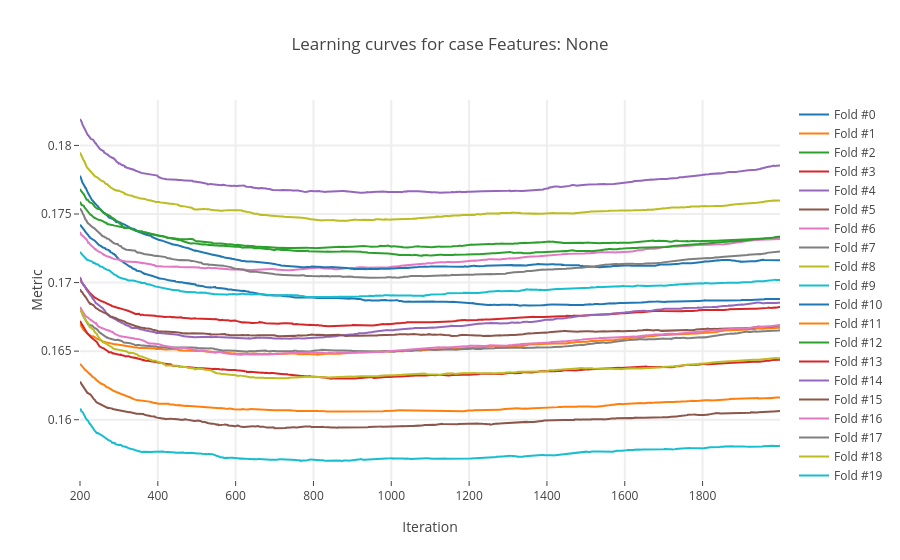

Notebook cell for this chart:
### Code cell
iplot(baseline_result.create_learning_curves_plot())

### Figure 1 — Plotly figure (JSON) as saved in the notebook; plotly's stock layout.template omitted (floating-point values rounded to 4 significant figures; data arrays with more than 128 entries replaced by an {"elided": "..."} marker saying what was removed)
{"data": [{"mode": "lines", "name": "Fold #0", "type": "scatter", "uid": "91d13e5e-b6e1-4960-af52-32c5a2241133", "x": {"elided": "1800 int values"}, "y": {"elided": "1800 float values"}}, {"mode": "lines", "name": "Fold #1", "type": "scatter", "uid": "17ff539c-4ed1-49ea-9470-bf2751d103c0", "x": {"elided": "1800 int values"}, "y": {"elided": "1800 float values"}}, {"mode": "lines", "name": "Fold #2", "type": "scatter", "uid": "22ec459f-3eff-45f2-a3fc-5b55ec4feb88", "x": {"elided": "1800 int values"}, "y": {"elided": "1800 float values"}}, {"mode": "lines", "name": "Fold #3", "type": "scatter", "uid": "ae04bf80-8df3-4ef8-affe-83160ad50285", "x": {"elided": "1800 int values"}, "y": {"elided": "1800 float values"}}, {"mode": "lines", "name": "Fold #4", "type": "scatter", "uid": "8072fa3b-2e31-498b-ad08-ed4fc19d65ad", "x": {"elided": "1800 int values"}, "y": {"elided": "1800 float values"}}, {"mode": "lines", "name": "Fold #5", "type": "scatter", "uid": "2ba50bab-5685-421f-b044-abad1230516b", "x": {"elided": "1800 int values"}, "y": {"elided": "1800 float values"}}, {"mode": "lines", "name": "Fold #6", "type": "scatter", "uid": "1d0b49f0-93ba-40aa-8f80-c7ad93af4349", "x": {"elided": "1800 int values"}, "y": {"elided": "1800 float values"}}, {"mode": "lines", "name": "Fold #7", "type": "scatter", "uid": "69712a14-373a-4f03-a5ce-6dc1b97de05e", "x": {"elided": "1800 int values"}, "y": {"elided": "1800 float values"}}, {"mode": "lines", "name": "Fold #8", "type": "scatter", "uid": "4b79e6e2-f5b5-4326-ad25-1975cf6479f2", "x": {"elided": "1800 int values"}, "y": {"elided": "1800 float values"}}, {"mode": "lines", "name": "Fold #9", "type": "scatter", "uid": "3caf3cc0-7200-4516-95d3-07598039e111", "x": {"elided": "1800 int values"}, "y": {"elided": "1800 float values"}}, {"mode": "lines", "name": "Fold #10", "type": "scatter", "uid": "d7dcc0ac-c0c5-4859-b289-955aa75d3aa9", "x": {"elided": "1800 int values"}, "y": {"elided": "1800 float values"}}, {"mode": "lines", "name": "Fold #11", "type": "scatter", "uid": "0b2fb6e7-82da-45dd-8a02-83f26c10d2c9", "x": {"elided": "1800 int values"}, "y": {"elided": "1800 float values"}}, {"mode": "lines", "name": "Fold #12", "type": "scatter", "uid": "419d318e-7d4c-4788-8916-e127d9ac97c1", "x": {"elided": "1800 int values"}, "y": {"elided": "1800 float values"}}, {"mode": "lines", "name": "Fold #13", "type": "scatter", "uid": "e278c7de-114d-4f9a-8ef0-f22da98a14d1", "x": {"elided": "1800 int values"}, "y": {"elided": "1800 float values"}}, {"mode": "lines", "name": "Fold #14", "type": "scatter", "uid": "a160524b-de81-4502-b903-f65bd285b31d", "x": {"elided": "1800 int values"}, "y": {"elided": "1800 float values"}}, {"mode": "lines", "name": "Fold #15", "type": "scatter", "uid": "e20fe698-f16d-4519-9fe9-94ea2f270d0a", "x": {"elided": "1800 int values"}, "y": {"elided": "1800 float values"}}, {"mode": "lines", "name": "Fold #16", "type": "scatter", "uid": "6531d549-768e-4af9-ba53-54914c280462", "x": {"elided": "1800 int values"}, "y": {"elided": "1800 float values"}}, {"mode": "lines", "name": "Fold #17", "type": "scatter", "uid": "10418397-71b5-41f6-a6b4-59d623da5003", "x": {"elided": "1800 int values"}, "y": {"elided": "1800 float values"}}, {"mode": "lines", "name": "Fold #18", "type": "scatter", "uid": "01ec9546-1818-4c0e-a1da-662959ff3384", "x": {"elided": "1800 int values"}, "y": {"elided": "1800 float values"}}, {"mode": "lines", "name": "Fold #19", "type": "scatter", "uid": "37b5254c-e8c4-43ff-92a1-2a7b5b297217", "x": {"elided": "1800 int values"}, "y": {"elided": "1800 float values"}}], "layout": {"hovermode": "closest", "showlegend": true, "title": "Learning curves for case Features: None", "xaxis": {"gridwidth": 2, "ticklen": 5, "title": "Iteration", "zeroline": false}, "yaxis": {"gridwidth": 2, "ticklen": 5, "title": "Metric"}}}
